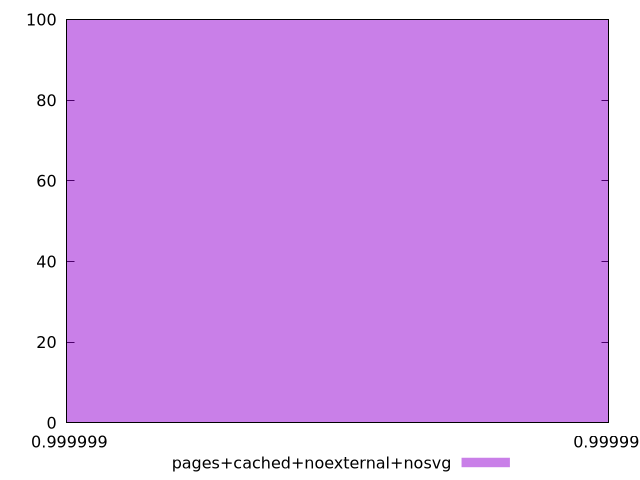

Recreate this plot in gnuplot.
$_pagesCachedNoexternalNosvg <<EOF
0.9999993380488859 100
EOF
set key outside below
set terminal pngcairo
set output "report_00006_2020-11-02T20-21-41.718Z/estimated-input-latency/pages+cached+noexternal+nosvg//hist.png"
set yrange [0:100]
set boxwidth 4.323062270729413e-16
set style fill transparent solid 0.5 noborder
plot $_pagesCachedNoexternalNosvg title "pages+cached+noexternal+nosvg" with boxes ,
